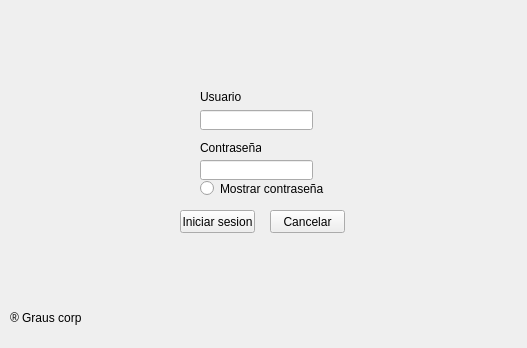
<?xml version="1.0" encoding="UTF-8"?>
<ui version="4.0">
 <class>ventana_principal</class>
 <widget class="QMainWindow" name="ventana_principal">
  <property name="geometry">
   <rect>
    <x>0</x>
    <y>0</y>
    <width>527</width>
    <height>348</height>
   </rect>
  </property>
  <property name="windowTitle">
   <string>ventana_principal</string>
  </property>
  <widget class="QWidget" name="centralwidget">
   <widget class="QLineEdit" name="line_usu">
    <property name="geometry">
     <rect>
      <x>200</x>
      <y>110</y>
      <width>113</width>
      <height>20</height>
     </rect>
    </property>
   </widget>
   <widget class="QLineEdit" name="line_con">
    <property name="geometry">
     <rect>
      <x>200</x>
      <y>160</y>
      <width>113</width>
      <height>20</height>
     </rect>
    </property>
    <property name="echoMode">
     <enum>QLineEdit::Password</enum>
    </property>
   </widget>
   <widget class="QRadioButton" name="radioButton">
    <property name="geometry">
     <rect>
      <x>200</x>
      <y>180</y>
      <width>131</width>
      <height>17</height>
     </rect>
    </property>
    <property name="text">
     <string>Mostrar contraseña</string>
    </property>
   </widget>
   <widget class="QPushButton" name="iniciar_sesion">
    <property name="geometry">
     <rect>
      <x>180</x>
      <y>210</y>
      <width>75</width>
      <height>23</height>
     </rect>
    </property>
    <property name="text">
     <string>Iniciar sesion</string>
    </property>
   </widget>
   <widget class="QPushButton" name="cancelar">
    <property name="geometry">
     <rect>
      <x>270</x>
      <y>210</y>
      <width>75</width>
      <height>23</height>
     </rect>
    </property>
    <property name="text">
     <string>Cancelar</string>
    </property>
   </widget>
   <widget class="QLabel" name="usuario">
    <property name="geometry">
     <rect>
      <x>200</x>
      <y>90</y>
      <width>47</width>
      <height>13</height>
     </rect>
    </property>
    <property name="text">
     <string>Usuario</string>
    </property>
   </widget>
   <widget class="QLabel" name="contrasena">
    <property name="geometry">
     <rect>
      <x>200</x>
      <y>140</y>
      <width>61</width>
      <height>16</height>
     </rect>
    </property>
    <property name="text">
     <string>Contraseña</string>
    </property>
   </widget>
   <widget class="QLabel" name="label">
    <property name="geometry">
     <rect>
      <x>10</x>
      <y>310</y>
      <width>71</width>
      <height>16</height>
     </rect>
    </property>
    <property name="text">
     <string>® Graus corp</string>
    </property>
   </widget>
  </widget>
  <widget class="QMenuBar" name="menubar">
   <property name="geometry">
    <rect>
     <x>0</x>
     <y>0</y>
     <width>527</width>
     <height>21</height>
    </rect>
   </property>
  </widget>
 </widget>
 <resources/>
 <connections>
  <connection>
   <sender>cancelar</sender>
   <signal>clicked()</signal>
   <receiver>ventana_principal</receiver>
   <slot>close()</slot>
   <hints>
    <hint type="sourcelabel">
     <x>320</x>
     <y>247</y>
    </hint>
    <hint type="destinationlabel">
     <x>338</x>
     <y>271</y>
    </hint>
   </hints>
  </connection>
 </connections>
</ui>
